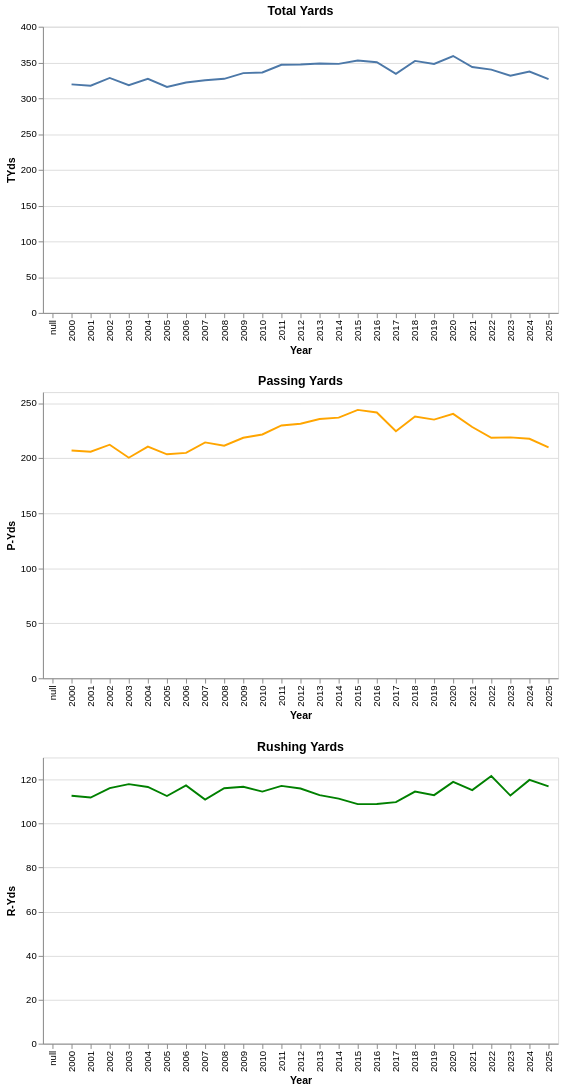

Notebook cell for this chart:
### Code cell
#****Line Graph to Show Total Yards, Passing Yards, and Rushing Yards Over Time****
# Total Yards
line1 = alt.Chart(data).mark_line().encode(
    x='Year:O',
    y='TYds:Q'
).properties(title='Total Yards')

# Passing Yards
line2 = alt.Chart(data).mark_line(color='orange').encode(
    x='Year:O',
    y='P-Yds:Q'
).properties(title='Passing Yards')

# Rushing Yards
line3 = alt.Chart(data).mark_line(color='green').encode(
    x='Year:O',
    y='R-Yds:Q'
).properties(title='Rushing Yards')


line1 & line2 & line3
